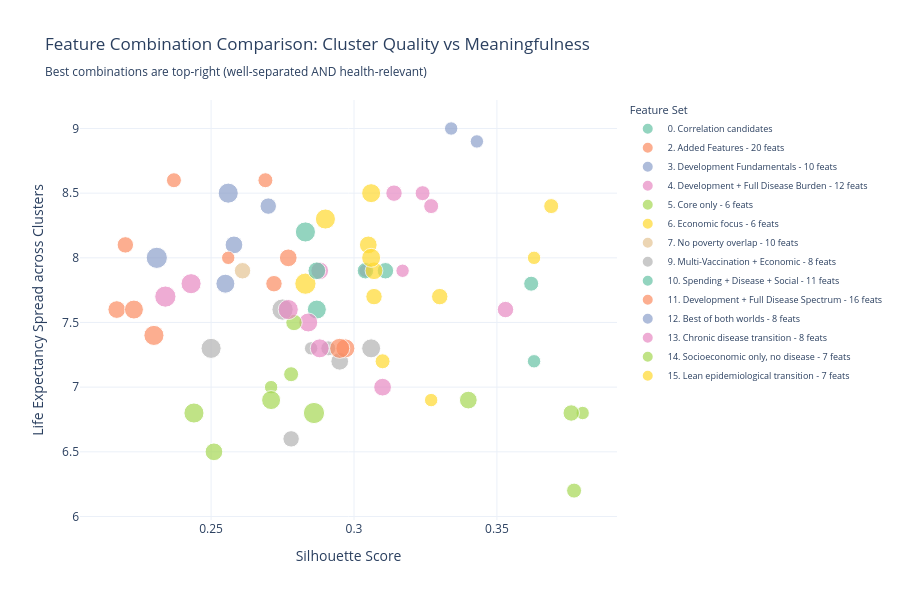

Write notebook code for a chart like this one.
### Code cell
def test_features_combinations(feature_sets, df_profile, k_range=[4, 5, 6, 7, 8, 9, 10], balance_threshold=0.1):
    """
    Test multiple feature set combinations for clustering quality.
    Returns results DataFrame with Silhouette, Balance, LE Spread, and composite Score.
    """
    results = []

    for name, feature_list in feature_sets.items():
        available = [f for f in feature_list if f in df_profile.columns]
        missing   = set(feature_list) - set(available)
        if missing:
            print(f'  {name}: missing columns {missing}')
            continue

        df_test   = df_profile.dropna(subset=available).copy()
        n_countries = len(df_test)
        if n_countries < 20:
            print(f'  {name}: only {n_countries} countries after dropna — skipping')
            continue

        X_test = StandardScaler().fit_transform(df_test[available])

        for k in k_range:
            km     = KMeans(n_clusters=k, random_state=42, n_init=20, max_iter=300)
            labels = km.fit_predict(X_test)

            sil     = silhouette_score(X_test, labels)
            cal     = calinski_harabasz_score(X_test, labels)
            counts  = pd.Series(labels).value_counts()
            balance = counts.min() / counts.max()

            df_temp = df_test.copy()
            df_temp['Cluster'] = labels
            le_spread = df_temp.groupby('Cluster')[TARGET].mean().std()

            if balance >= balance_threshold:
                results.append({
                    'Feature Set'       : name,
                    'N Features'        : len(available),
                    'N Countries'       : n_countries,
                    'k'                 : k,
                    'Silhouette'        : round(sil, 3),
                    'Calinski-Harabasz' : round(cal, 1),
                    'Balance'           : round(balance, 2),
                    'LE Spread (SD)'    : round(le_spread, 1),
                })

    if not results:
        print('No valid results — check column names and balance_threshold.')
        return pd.DataFrame()

    df_results = pd.DataFrame(results)
    df_results['label'] = df_results['Feature Set'] + ' (k=' + df_results['k'].astype(str) + ')'

    fig = px.scatter(
        df_results, x='Silhouette', y='LE Spread (SD)',
        color='Feature Set', size='k', size_max=15,
        hover_name='label',
        hover_data=['N Features', 'N Countries', 'Calinski-Harabasz', 'Balance'],
        color_discrete_sequence=px.colors.qualitative.Set2,
        title='Feature Combination Comparison: Cluster Quality vs Meaningfulness<br>'
              '<sub>Best combinations are top-right (well-separated AND health-relevant)</sub>',
        labels={'Silhouette': 'Silhouette Score', 'LE Spread (SD)': 'Life Expectancy Spread across Clusters'}
    )
    fig.update_layout(height=600, width=900, template='plotly_white',
                      legend=dict(x=1.02, y=1, font=dict(size=9)))
    fig.show()

    return df_results


df_result = test_features_combinations(feature_sets, df_profile)

### Figure 1 — Plotly figure (JSON) as saved in the notebook; plotly's stock layout.template omitted (floating-point values rounded to 4 significant figures)
{"data": [{"customdata": [[12, 128, 76, 0.16], [12, 128, 70.9, 0.12], [12, 128, 67.2, 0.11], [12, 128, 64.3, 0.18], [12, 128, 63.1, 0.12]], "hovertemplate": "<b>%{hovertext}</b><br><br>Feature Set=0. Correlation candidates<br>Silhouette Score=%{x}<br>Life Expectancy Spread across Clusters=%{y}<br>k=%{marker.size}<br>N Features=%{customdata[0]}<br>N Countries=%{customdata[1]}<br>Calinski-Harabasz=%{customdata[2]}<br>Balance=%{customdata[3]}<extra></extra>", "hovertext": ["0. Correlation candidates (k=4)", "0. Correlation candidates (k=5)", "0. Correlation candidates (k=6)", "0. Correlation candidates (k=8)", "0. Correlation candidates (k=9)"], "legendgroup": "0. Correlation candidates", "marker": {"color": "rgb(102,194,165)", "size": [4, 5, 6, 8, 9], "sizemode": "area", "sizeref": 0.04444, "symbol": "circle"}, "mode": "markers", "name": "0. Correlation candidates", "orientation": "v", "showlegend": true, "type": "scatter", "x": [0.363, 0.362, 0.311, 0.287, 0.283], "xaxis": "x", "y": [7.2, 7.8, 7.9, 7.6, 8.2], "yaxis": "y"}, {"customdata": [[27, 121, 45.5, 0.11], [27, 121, 40.7, 0.13], [27, 121, 38.2, 0.17], [27, 121, 36.4, 0.17], [27, 121, 35.5, 0.17]], "hovertemplate": "<b>%{hovertext}</b><br><br>Feature Set=2. Added Features - 20 feats<br>Silhouette Score=%{x}<br>Life Expectancy Spread across Clusters=%{y}<br>k=%{marker.size}<br>N Features=%{customdata[0]}<br>N Countries=%{customdata[1]}<br>Calinski-Harabasz=%{customdata[2]}<br>Balance=%{customdata[3]}<extra></extra>", "hovertext": ["2. Added Features - 20 feats (k=5)", "2. Added Features - 20 feats (k=6)", "2. Added Features - 20 feats (k=7)", "2. Added Features - 20 feats (k=8)", "2. Added Features - 20 feats (k=9)"], "legendgroup": "2. Added Features - 20 feats", "marker": {"color": "rgb(252,141,98)", "size": [5, 6, 7, 8, 9], "sizemode": "area", "sizeref": 0.04444, "symbol": "circle"}, "mode": "markers", "name": "2. Added Features - 20 feats", "orientation": "v", "showlegend": true, "type": "scatter", "x": [0.237, 0.22, 0.217, 0.223, 0.23], "xaxis": "x", "y": [8.6, 8.1, 7.6, 7.6, 7.4], "yaxis": "y"}, {"customdata": [[10, 128, 64.3, 0.12], [10, 128, 59.4, 0.11], [10, 128, 57.2, 0.15], [10, 128, 55.5, 0.17], [10, 128, 52.4, 0.14], [10, 128, 49.8, 0.21]], "hovertemplate": "<b>%{hovertext}</b><br><br>Feature Set=3. Development Fundamentals - 10 feats<br>Silhouette Score=%{x}<br>Life Expectancy Spread across Clusters=%{y}<br>k=%{marker.size}<br>N Features=%{customdata[0]}<br>N Countries=%{customdata[1]}<br>Calinski-Harabasz=%{customdata[2]}<br>Balance=%{customdata[3]}<extra></extra>", "hovertext": ["3. Development Fundamentals - 10 feats (k=4)", "3. Development Fundamentals - 10 feats (k=6)", "3. Development Fundamentals - 10 feats (k=7)", "3. Development Fundamentals - 10 feats (k=8)", "3. Development Fundamentals - 10 feats (k=9)", "3. Development Fundamentals - 10 feats (k=10)"], "legendgroup": "3. Development Fundamentals - 10 feats", "marker": {"color": "rgb(141,160,203)", "size": [4, 6, 7, 8, 9, 10], "sizemode": "area", "sizeref": 0.04444, "symbol": "circle"}, "mode": "markers", "name": "3. Development Fundamentals - 10 feats", "orientation": "v", "showlegend": true, "type": "scatter", "x": [0.334, 0.27, 0.258, 0.255, 0.256, 0.231], "xaxis": "x", "y": [9, 8.4, 8.1, 7.8, 8.5, 8], "yaxis": "y"}, {"customdata": [[12, 128, 61.9, 0.44], [12, 128, 60.8, 0.16], [12, 128, 60.1, 0.12], [12, 128, 57.3, 0.18], [12, 128, 53.9, 0.19], [12, 128, 51.8, 0.19], [12, 128, 49.4, 0.21]], "hovertemplate": "<b>%{hovertext}</b><br><br>Feature Set=4. Development + Full Disease Burden - 12 feats<br>Silhouette Score=%{x}<br>Life Expectancy Spread across Clusters=%{y}<br>k=%{marker.size}<br>N Features=%{customdata[0]}<br>N Countries=%{customdata[1]}<br>Calinski-Harabasz=%{customdata[2]}<br>Balance=%{customdata[3]}<extra></extra>", "hovertext": ["4. Development + Full Disease Burden - 12 feats (k=4)", "4. Development + Full Disease Burden - 12 feats (k=5)", "4. Development + Full Disease Burden - 12 feats (k=6)", "4. Development + Full Disease Burden - 12 feats (k=7)", "4. Development + Full Disease Burden - 12 feats (k=8)", "4. Development + Full Disease Burden - 12 feats (k=9)", "4. Development + Full Disease Burden - 12 feats (k=10)"], "legendgroup": "4. Development + Full Disease Burden - 12 feats", "marker": {"color": "rgb(231,138,195)", "size": [4, 5, 6, 7, 8, 9, 10], "sizemode": "area", "sizeref": 0.04444, "symbol": "circle"}, "mode": "markers", "name": "4. Development + Full Disease Burden - 12 feats", "orientation": "v", "showlegend": true, "type": "scatter", "x": [0.304, 0.324, 0.314, 0.288, 0.284, 0.243, 0.234], "xaxis": "x", "y": [7.9, 8.5, 8.5, 7.9, 7.5, 7.8, 7.7], "yaxis": "y"}, {"customdata": [[6, 128, 73.3, 0.56], [6, 128, 68.5, 0.3], [6, 128, 63, 0.19], [6, 128, 60.9, 0.25], [6, 128, 60.8, 0.2], [6, 128, 57.5, 0.29], [6, 128, 57.6, 0.13]], "hovertemplate": "<b>%{hovertext}</b><br><br>Feature Set=5. Core only - 6 feats<br>Silhouette Score=%{x}<br>Life Expectancy Spread across Clusters=%{y}<br>k=%{marker.size}<br>N Features=%{customdata[0]}<br>N Countries=%{customdata[1]}<br>Calinski-Harabasz=%{customdata[2]}<br>Balance=%{customdata[3]}<extra></extra>", "hovertext": ["5. Core only - 6 feats (k=4)", "5. Core only - 6 feats (k=5)", "5. Core only - 6 feats (k=6)", "5. Core only - 6 feats (k=7)", "5. Core only - 6 feats (k=8)", "5. Core only - 6 feats (k=9)", "5. Core only - 6 feats (k=10)"], "legendgroup": "5. Core only - 6 feats", "marker": {"color": "rgb(166,216,84)", "size": [4, 5, 6, 7, 8, 9, 10], "sizemode": "area", "sizeref": 0.04444, "symbol": "circle"}, "mode": "markers", "name": "5. Core only - 6 feats", "orientation": "v", "showlegend": true, "type": "scatter", "x": [0.271, 0.278, 0.279, 0.251, 0.271, 0.244, 0.286], "xaxis": "x", "y": [7, 7.1, 7.5, 6.5, 6.9, 6.8, 6.8], "yaxis": "y"}, {"customdata": [[6, 128, 95.3, 0.51], [6, 128, 89.9, 0.63], [6, 128, 82.5, 0.23], [6, 128, 80.9, 0.24], [6, 128, 76.6, 0.12], [6, 128, 76.7, 0.15], [6, 128, 75.1, 0.17]], "hovertemplate": "<b>%{hovertext}</b><br><br>Feature Set=6. Economic focus - 6 feats<br>Silhouette Score=%{x}<br>Life Expectancy Spread across Clusters=%{y}<br>k=%{marker.size}<br>N Features=%{customdata[0]}<br>N Countries=%{customdata[1]}<br>Calinski-Harabasz=%{customdata[2]}<br>Balance=%{customdata[3]}<extra></extra>", "hovertext": ["6. Economic focus - 6 feats (k=4)", "6. Economic focus - 6 feats (k=5)", "6. Economic focus - 6 feats (k=6)", "6. Economic focus - 6 feats (k=7)", "6. Economic focus - 6 feats (k=8)", "6. Economic focus - 6 feats (k=9)", "6. Economic focus - 6 feats (k=10)"], "legendgroup": "6. Economic focus - 6 feats", "marker": {"color": "rgb(255,217,47)", "size": [4, 5, 6, 7, 8, 9, 10], "sizemode": "area", "sizeref": 0.04444, "symbol": "circle"}, "mode": "markers", "name": "6. Economic focus - 6 feats", "orientation": "v", "showlegend": true, "type": "scatter", "x": [0.327, 0.31, 0.307, 0.305, 0.306, 0.29, 0.283], "xaxis": "x", "y": [6.9, 7.2, 7.7, 8.1, 8.5, 8.3, 7.8], "yaxis": "y"}, {"customdata": [[10, 128, 43.1, 0.1]], "hovertemplate": "<b>%{hovertext}</b><br><br>Feature Set=7. No poverty overlap - 10 feats<br>Silhouette Score=%{x}<br>Life Expectancy Spread across Clusters=%{y}<br>k=%{marker.size}<br>N Features=%{customdata[0]}<br>N Countries=%{customdata[1]}<br>Calinski-Harabasz=%{customdata[2]}<br>Balance=%{customdata[3]}<extra></extra>", "hovertext": ["7. No poverty overlap - 10 feats (k=6)"], "legendgroup": "7. No poverty overlap - 10 feats", "marker": {"color": "rgb(229,196,148)", "size": [6], "sizemode": "area", "sizeref": 0.04444, "symbol": "circle"}, "mode": "markers", "name": "7. No poverty overlap - 10 feats", "orientation": "v", "showlegend": true, "type": "scatter", "x": [0.261], "xaxis": "x", "y": [7.9], "yaxis": "y"}, {"customdata": [[8, 128, 79.6, 0.74], [8, 128, 72.6, 0.39], [8, 128, 67.4, 0.32], [8, 128, 62.2, 0.17], [8, 128, 59.8, 0.17], [8, 128, 58.8, 0.26], [8, 128, 57.8, 0.16]], "hovertemplate": "<b>%{hovertext}</b><br><br>Feature Set=9. Multi-Vaccination + Economic - 8 feats<br>Silhouette Score=%{x}<br>Life Expectancy Spread across Clusters=%{y}<br>k=%{marker.size}<br>N Features=%{customdata[0]}<br>N Countries=%{customdata[1]}<br>Calinski-Harabasz=%{customdata[2]}<br>Balance=%{customdata[3]}<extra></extra>", "hovertext": ["9. Multi-Vaccination + Economic - 8 feats (k=4)", "9. Multi-Vaccination + Economic - 8 feats (k=5)", "9. Multi-Vaccination + Economic - 8 feats (k=6)", "9. Multi-Vaccination + Economic - 8 feats (k=7)", "9. Multi-Vaccination + Economic - 8 feats (k=8)", "9. Multi-Vaccination + Economic - 8 feats (k=9)", "9. Multi-Vaccination + Economic - 8 feats (k=10)"], "legendgroup": "9. Multi-Vaccination + Economic - 8 feats", "marker": {"color": "rgb(179,179,179)", "size": [4, 5, 6, 7, 8, 9, 10], "sizemode": "area", "sizeref": 0.04444, "symbol": "circle"}, "mode": "markers", "name": "9. Multi-Vaccination + Economic - 8 feats", "orientation": "v", "showlegend": true, "type": "scatter", "x": [0.285, 0.291, 0.278, 0.295, 0.306, 0.25, 0.275], "xaxis": "x", "y": [7.3, 7.3, 6.6, 7.2, 7.3, 7.3, 7.6], "yaxis": "y"}, {"customdata": [[11, 121, 43.6, 0.11], [11, 121, 42.3, 0.12]], "hovertemplate": "<b>%{hovertext}</b><br><br>Feature Set=10. Spending + Disease + Social - 11 feats<br>Silhouette Score=%{x}<br>Life Expectancy Spread across Clusters=%{y}<br>k=%{marker.size}<br>N Features=%{customdata[0]}<br>N Countries=%{customdata[1]}<br>Calinski-Harabasz=%{customdata[2]}<br>Balance=%{customdata[3]}<extra></extra>", "hovertext": ["10. Spending + Disease + Social - 11 feats (k=6)", "10. Spending + Disease + Social - 11 feats (k=7)"], "legendgroup": "10. Spending + Disease + Social - 11 feats", "marker": {"color": "rgb(102,194,165)", "size": [6, 7], "sizemode": "area", "sizeref": 0.04444, "symbol": "circle"}, "mode": "markers", "name": "10. Spending + Disease + Social - 11 feats", "orientation": "v", "showlegend": true, "type": "scatter", "x": [0.304, 0.287], "xaxis": "x", "y": [7.9, 7.9], "yaxis": "y"}, {"customdata": [[16, 128, 50.7, 0.43], [16, 128, 48.4, 0.15], [16, 128, 46.3, 0.14], [16, 128, 45.4, 0.12], [16, 128, 45.4, 0.14], [16, 128, 43.8, 0.11]], "hovertemplate": "<b>%{hovertext}</b><br><br>Feature Set=11. Development + Full Disease Spectrum - 16 feats<br>Silhouette Score=%{x}<br>Life Expectancy Spread across Clusters=%{y}<br>k=%{marker.size}<br>N Features=%{customdata[0]}<br>N Countries=%{customdata[1]}<br>Calinski-Harabasz=%{customdata[2]}<br>Balance=%{customdata[3]}<extra></extra>", "hovertext": ["11. Development + Full Disease Spectrum - 16 feats (k=4)", "11. Development + Full Disease Spectrum - 16 feats (k=5)", "11. Development + Full Disease Spectrum - 16 feats (k=6)", "11. Development + Full Disease Spectrum - 16 feats (k=7)", "11. Development + Full Disease Spectrum - 16 feats (k=8)", "11. Development + Full Disease Spectrum - 16 feats (k=9)"], "legendgroup": "11. Development + Full Disease Spectrum - 16 feats", "marker": {"color": "rgb(252,141,98)", "size": [4, 5, 6, 7, 8, 9], "sizemode": "area", "sizeref": 0.04444, "symbol": "circle"}, "mode": "markers", "name": "11. Development + Full Disease Spectrum - 16 feats", "orientation": "v", "showlegend": true, "type": "scatter", "x": [0.256, 0.269, 0.272, 0.277, 0.297, 0.295], "xaxis": "x", "y": [8, 8.6, 7.8, 8, 7.3, 7.3], "yaxis": "y"}, {"customdata": [[8, 128, 71.5, 0.12]], "hovertemplate": "<b>%{hovertext}</b><br><br>Feature Set=12. Best of both worlds - 8 feats<br>Silhouette Score=%{x}<br>Life Expectancy Spread across Clusters=%{y}<br>k=%{marker.size}<br>N Features=%{customdata[0]}<br>N Countries=%{customdata[1]}<br>Calinski-Harabasz=%{customdata[2]}<br>Balance=%{customdata[3]}<extra></extra>", "hovertext": ["12. Best of both worlds - 8 feats (k=4)"], "legendgroup": "12. Best of both worlds - 8 feats", "marker": {"color": "rgb(141,160,203)", "size": [4], "sizemode": "area", "sizeref": 0.04444, "symbol": "circle"}, "mode": "markers", "name": "12. Best of both worlds - 8 feats", "orientation": "v", "showlegend": true, "type": "scatter", "x": [0.343], "xaxis": "x", "y": [8.9], "yaxis": "y"}, {"customdata": [[8, 128, 61, 0.41], [8, 128, 63, 0.16], [8, 128, 65.3, 0.18], [8, 128, 62.1, 0.3], [8, 128, 59.8, 0.24], [8, 128, 55.6, 0.24]], "hovertemplate": "<b>%{hovertext}</b><br><br>Feature Set=13. Chronic disease transition - 8 feats<br>Silhouette Score=%{x}<br>Life Expectancy Spread across Clusters=%{y}<br>k=%{marker.size}<br>N Features=%{customdata[0]}<br>N Countries=%{customdata[1]}<br>Calinski-Harabasz=%{customdata[2]}<br>Balance=%{customdata[3]}<extra></extra>", "hovertext": ["13. Chronic disease transition - 8 feats (k=4)", "13. Chronic disease transition - 8 feats (k=5)", "13. Chronic disease transition - 8 feats (k=6)", "13. Chronic disease transition - 8 feats (k=7)", "13. Chronic disease transition - 8 feats (k=8)", "13. Chronic disease transition - 8 feats (k=9)"], "legendgroup": "13. Chronic disease transition - 8 feats", "marker": {"color": "rgb(231,138,195)", "size": [4, 5, 6, 7, 8, 9], "sizemode": "area", "sizeref": 0.04444, "symbol": "circle"}, "mode": "markers", "name": "13. Chronic disease transition - 8 feats", "orientation": "v", "showlegend": true, "type": "scatter", "x": [0.317, 0.327, 0.353, 0.31, 0.288, 0.277], "xaxis": "x", "y": [7.9, 8.4, 7.6, 7, 7.3, 7.6], "yaxis": "y"}, {"customdata": [[7, 128, 97, 0.36], [7, 128, 90.9, 0.23], [7, 128, 88.7, 0.18], [7, 128, 86.5, 0.23]], "hovertemplate": "<b>%{hovertext}</b><br><br>Feature Set=14. Socioeconomic only, no disease - 7 feats<br>Silhouette Score=%{x}<br>Life Expectancy Spread across Clusters=%{y}<br>k=%{marker.size}<br>N Features=%{customdata[0]}<br>N Countries=%{customdata[1]}<br>Calinski-Harabasz=%{customdata[2]}<br>Balance=%{customdata[3]}<extra></extra>", "hovertext": ["14. Socioeconomic only, no disease - 7 feats (k=4)", "14. Socioeconomic only, no disease - 7 feats (k=5)", "14. Socioeconomic only, no disease - 7 feats (k=6)", "14. Socioeconomic only, no disease - 7 feats (k=7)"], "legendgroup": "14. Socioeconomic only, no disease - 7 feats", "marker": {"color": "rgb(166,216,84)", "size": [4, 5, 6, 7], "sizemode": "area", "sizeref": 0.04444, "symbol": "circle"}, "mode": "markers", "name": "14. Socioeconomic only, no disease - 7 feats", "orientation": "v", "showlegend": true, "type": "scatter", "x": [0.38, 0.377, 0.376, 0.34], "xaxis": "x", "y": [6.8, 6.2, 6.8, 6.9], "yaxis": "y"}, {"customdata": [[7, 128, 77.2, 0.38], [7, 128, 86.2, 0.16], [7, 128, 82.4, 0.26], [7, 128, 78.9, 0.26], [7, 128, 76.2, 0.3]], "hovertemplate": "<b>%{hovertext}</b><br><br>Feature Set=15. Lean epidemiological transition - 7 feats<br>Silhouette Score=%{x}<br>Life Expectancy Spread across Clusters=%{y}<br>k=%{marker.size}<br>N Features=%{customdata[0]}<br>N Countries=%{customdata[1]}<br>Calinski-Harabasz=%{customdata[2]}<br>Balance=%{customdata[3]}<extra></extra>", "hovertext": ["15. Lean epidemiological transition - 7 feats (k=4)", "15. Lean epidemiological transition - 7 feats (k=5)", "15. Lean epidemiological transition - 7 feats (k=6)", "15. Lean epidemiological transition - 7 feats (k=7)", "15. Lean epidemiological transition - 7 feats (k=8)"], "legendgroup": "15. Lean epidemiological transition - 7 feats", "marker": {"color": "rgb(255,217,47)", "size": [4, 5, 6, 7, 8], "sizemode": "area", "sizeref": 0.04444, "symbol": "circle"}, "mode": "markers", "name": "15. Lean epidemiological transition - 7 feats", "orientation": "v", "showlegend": true, "type": "scatter", "x": [0.363, 0.369, 0.33, 0.307, 0.306], "xaxis": "x", "y": [8, 8.4, 7.7, 7.9, 8], "yaxis": "y"}], "layout": {"height": 600, "legend": {"font": {"size": 9}, "itemsizing": "constant", "title": {"text": "Feature Set"}, "tracegroupgap": 0, "x": 1.02, "y": 1}, "title": {"text": "Feature Combination Comparison: Cluster Quality vs Meaningfulness<br><sub>Best combinations are top-right (well-separated AND health-relevant)</sub>"}, "width": 900, "xaxis": {"anchor": "y", "domain": [0, 1], "title": {"text": "Silhouette Score"}}, "yaxis": {"anchor": "x", "domain": [0, 1], "title": {"text": "Life Expectancy Spread across Clusters"}}}}
